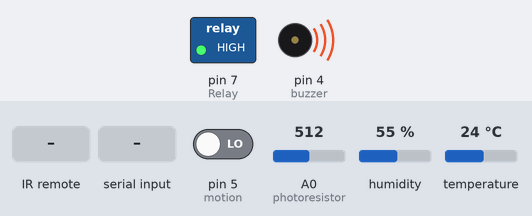
Bench run of a sketch on a simulated Arduino Uno, built with avr-gcc and run on an emulated ATmega328P. Parts: switched loads named in the sketch (green lamp = pin HIGH), buzzer (waves = sounding, pin HIGH). The test bench sets the inputs (shaded band); at power-on: pin 5 (motion) LOW, A0 (photoresistor) = 512, humidity 55 %, temperature 24 °C. What the sketch prints to the serial monitor is not drawn.

Above: at 1.2 s.
1.3 s: pin 5 (motion) driven HIGH
At 3.08 s:
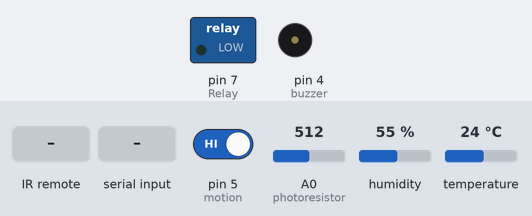
7.7 s: infrared code 0xFF906F received
At 10.7 s:
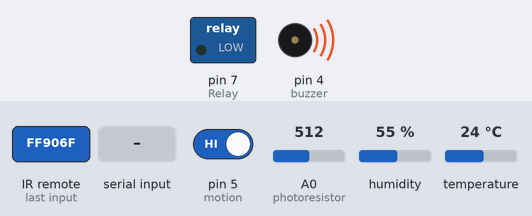
14.3 s: "on" received over the second serial link
20.7 s: "1" received over Serial
Timing chart, 0 to 33.3 s (numbered marks = the images above; inputs shaded):
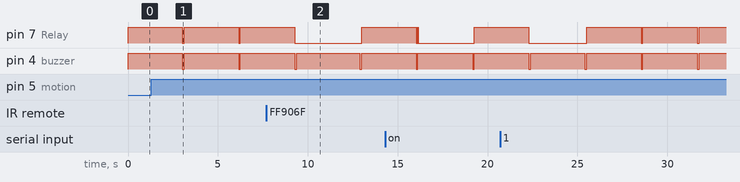

The sketch:

Bluetooth_Voice.ino
```cpp
#include <SoftwareSerial.h>
#include "SimpleDHT.h"
#define pinDHT11 2
SimpleDHT11 dht11;
#define photoresistor (A0)
#define Relay 7
double light;
#include "IRremote.h"
int receiver = 3; // Signal Pin of IR receiver to Arduino Digital Pin 3
int relay = 7;
int buzzer = 4;
int motion = 5;

/*-----( Declare objects )-----*/
IRrecv irrecv(receiver);     // create instance of 'irrecv'
decode_results results;      // create instance of 'decode_results'

SoftwareSerial BT(0, 1); // TX, RX
String state; // string to store incoming message from bluetooth
int reading; // variable to store either 1 or 0 from button "on" and "off"


void setup() {
  BT.begin(9600); //bluetooth serial communication will hapen on
  Serial.begin(9600); // serial communication to check the data
  pinMode(Relay, OUTPUT); // Relay Switch
  digitalWrite(Relay, HIGH);
  irrecv.enableIRIn(); // Start the receiver
  pinMode(buzzer, OUTPUT);
  digitalWrite(buzzer, HIGH); // Turn off Buzzer
  pinMode(motion, INPUT);
  digitalWrite(motion, LOW);
}

void loop() {
  motion_buzzer();
  ir_receiver();
  bluetooth();
  buttons();
  boardsensors();
}
void motion_buzzer(){
  if(digitalRead(motion) == HIGH){
  digitalWrite(buzzer, LOW);
  digitalWrite(Relay, LOW);
  //int motionValue = analogRead(motion);
  //Serial.println(motionValue);
  //Serial.println("!ALARM!");
  delay(100);
  digitalWrite(buzzer, HIGH);
  digitalWrite(Relay, HIGH);
}
}
void ir_receiver(){
  if (irrecv.decode(&results)) // have we received an IR signal?
  {
    translateIR();
    irrecv.resume(); // receive the next value
  }
}/* --(end main loop )-- */

/*-----( Function )-----*/
void translateIR() // takes action based on IR code received

// describing Remote IR codes

{
  switch(results.value)
  {
  case 0xFF906F: Serial.println("Turn On");
  digitalWrite(relay, LOW); //Turn on Relay/Turn on lamp
  break;
  case 0xFFA857: Serial.println("Turn Off");
  digitalWrite(relay, HIGH);
  break;
  default:
    Serial.print("Other button, Hexadecimal value: ");
    Serial.println(results.value, HEX);
  }// End Case
  delay(500); // Do not get immediate repeat
}
void bluetooth(){
  while (BT.available()){ //Check if there is an available byte
    delay(10); //Delay to make it stable
    char c = BT.read(); //Conduct a serial read
    state += c; //build string - either "on" or "off"
  }
if(state.length() > 0){
  Serial.println(state);

  if(state == "on"){
    digitalWrite(Relay, LOW);
  }
  else if(state == "off"){
    digitalWrite(Relay, HIGH);
  }
  state= ""; //Reset the variable
}
}
void buttons(){
  if(Serial.available() > 0){
    reading = Serial.read();
  }

  if (reading == '0'){
    digitalWrite(Relay, HIGH); // Turn light off
    //Serial.println("Light: OFF");
    reading = 0;
  }
  else if (reading == '1'){
    digitalWrite(Relay, LOW);
    //Serial.println("Light: ON");
    reading = 0;
  }
}

void boardsensors(){
  byte temperature = 0;
  byte humidity = 0;
  if (dht11.read(pinDHT11, &temperature, &humidity, NULL))
  {
    return;
  }
  light = analogRead(photoresistor);
  light = 1023 - light; // to change reverse the values
  light = light/1023*100; // To get % of the light intensity
  Serial.print((int)temperature);
  Serial.print(" C");
  Serial.print("|");
  Serial.print((int)humidity);
  Serial.print(" %");
  Serial.print("|");
  Serial.print((int)light);
  Serial.print(" %");

  delay(3000);
}
```

Measured:
- after the input at 1.3 s, pin 7 (Relay), pin 4 (buzzer): alternates HIGH for 3.0 s and LOW for 0.10 s, starting after 1.7 s
